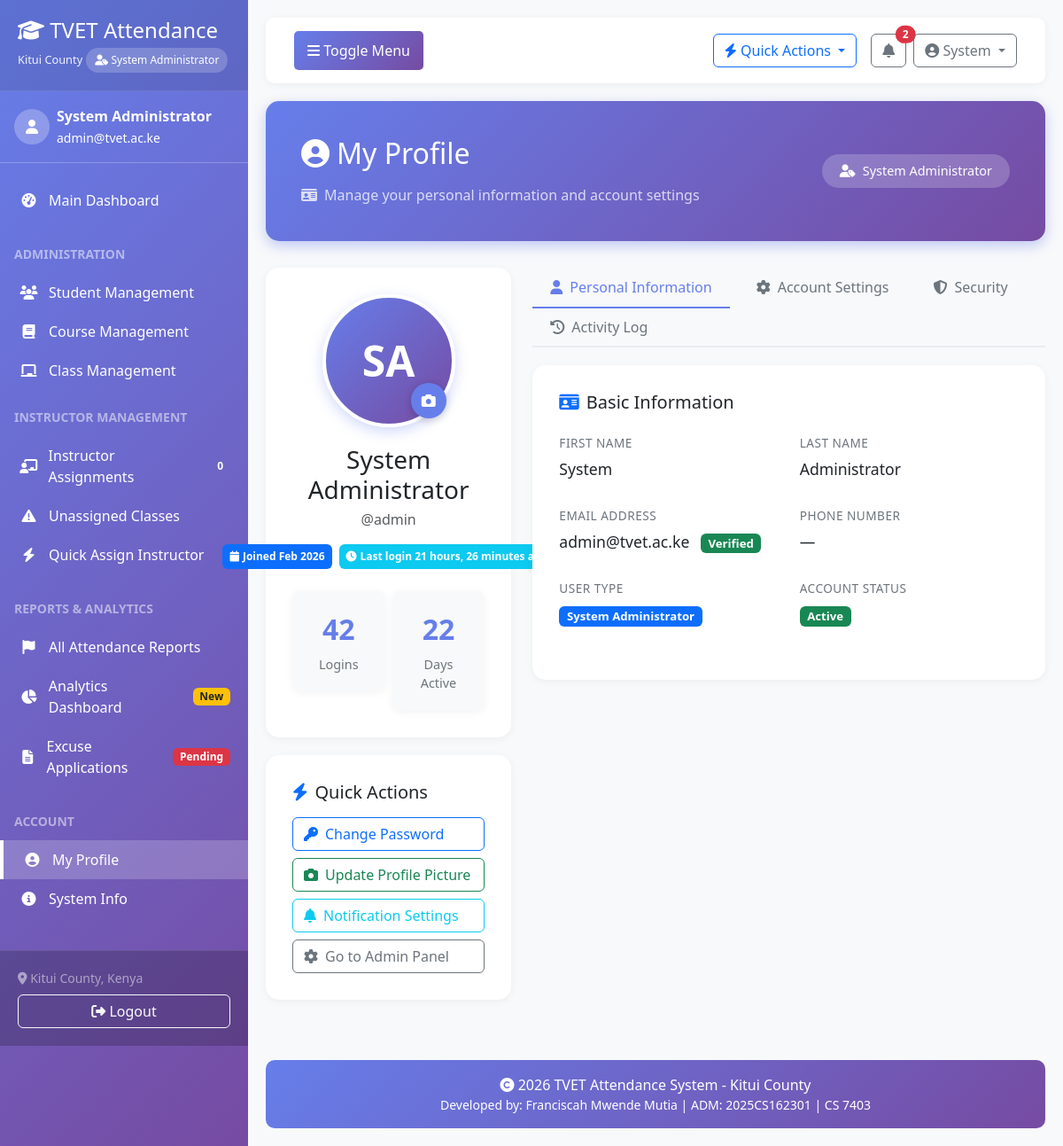
The page /accounts/profile/ (signed in) on the database as committed earlier.
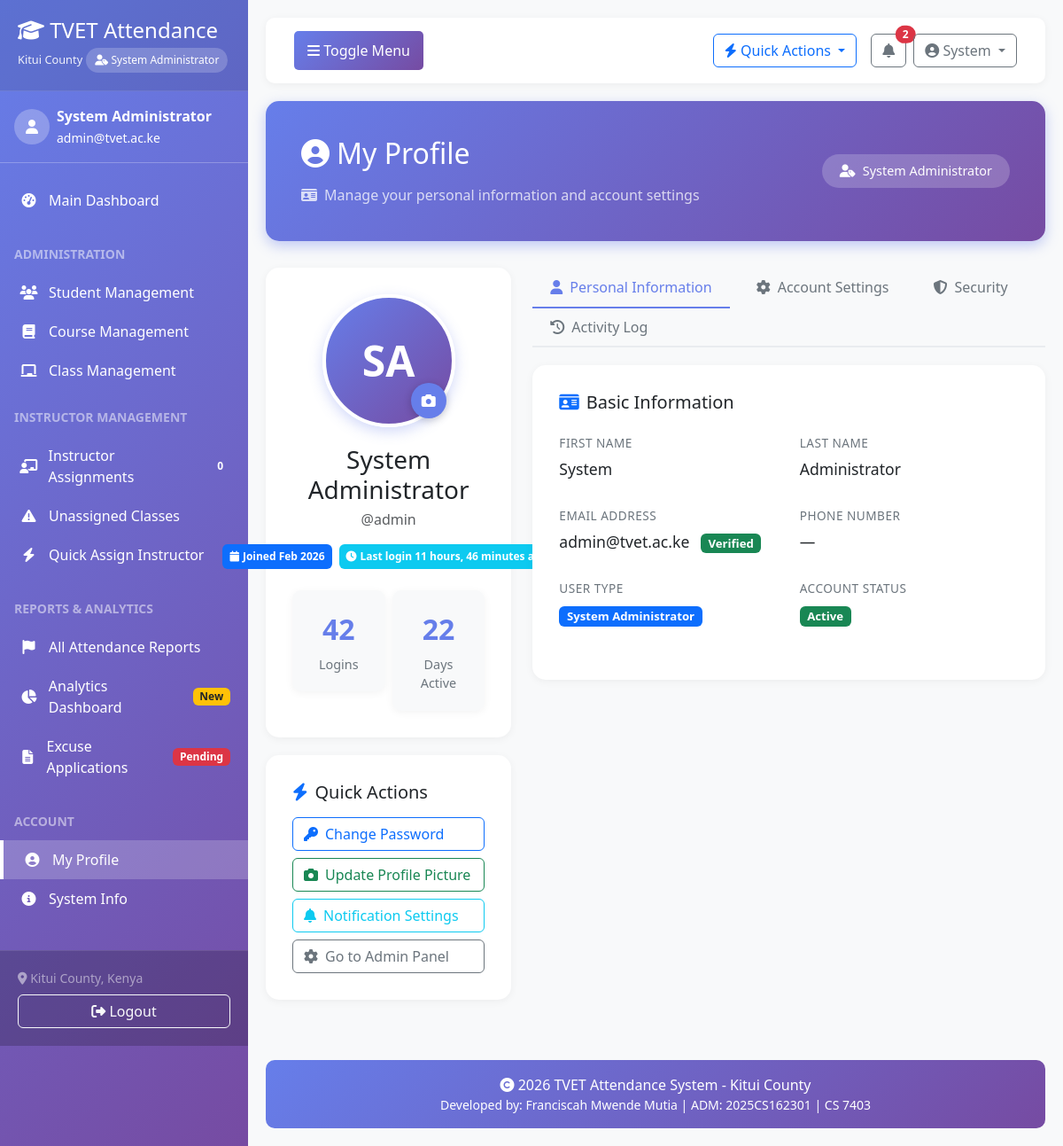
The same page on the database as committed later.
### accounts/models.py (models this page shows, shortened)
class User(AbstractUser):
    USER_TYPE_CHOICES = (
        ('admin', 'System Administrator'),
        ('instructor', 'Instructor/Lecturer'),
        ('student', 'Student'),
        ('registrar', 'Registrar'),
        ('hod', 'Head of Department'),
    )
    ACCOUNT_STATUS_CHOICES = (
        ('pending', 'Pending Approval'),
        ('approved', 'Approved'),
        ('rejected', 'Rejected'),
        ('suspended', 'Suspended'),
    )
    user_type = models.CharField(max_length=20, choices=USER_TYPE_CHOICES, default='student')
    phone_number = models.CharField(max_length=15, blank=True, null=True)
    profile_picture = models.ImageField(upload_to='profile_pics/', blank=True, null=True)
    department = models.CharField(max_length=100, blank=True, null=True)
    account_status = models.CharField(max_length=20, choices=ACCOUNT_STATUS_CHOICES, default='pending')
    approved_by = models.ForeignKey('self', on_delete=models.SET_NULL, null=True, blank=True, related_name='approved_users')
    approved_at = models.DateTimeField(null=True, blank=True)
    rejection_reason = models.TextField(blank=True, null=True)
    created_at = models.DateTimeField(auto_now_add=True)
    updated_at = models.DateTimeField(auto_now=True)
    def approve(self, admin_user):
        """Approve this user account"""
        self.account_status = 'approved'
        self.approved_by = admin_user
        self.approved_at = timezone.now()
        self.is_active = True
        self.save()
    class Meta:
        verbose_name = 'User'
        verbose_name_plural = 'Users'
        permissions = [
            ('approve_users', 'Can approve user accounts'),
            ('manage_users', 'Can manage all users'),
        ]

### accounts/views.py (the view)
# urls.py: path('profile/', views.profile_view, name='profile'),
@login_required
def profile_view(request):
    if request.method == 'POST':
        form = ProfileUpdateForm(request.POST, request.FILES, instance=request.user)
        if form.is_valid():
            form.save()
            messages.success(request, 'Your profile has been updated successfully!')
            return redirect('profile')
    else:
        form = ProfileUpdateForm(instance=request.user)
    context = {
        'form': form,
        'user': request.user,
    }
    return render(request, 'accounts/profile.html', context)

### templates/accounts/profile.html (shortened to what the changed rows need)
{% extends 'base.html' %}
{% load static %}
{% block content %}
<div class="profile-header">
    <div class="row align-items-center">
        <div class="col-md-8">
            <h1 class="h2 mb-3">
                <i class="fas fa-user-circle me-2"></i>My Profile
            </h1>
        </div>
        <div class="col-md-4 text-md-end">
            <span class="badge-role">
                <i class="fas fa-user-tag me-2"></i>{{ user.get_user_type_display|default:user.user_type|title }}
            </span>
        </div>
    </div>
</div>
<div class="row">
    <div class="col-md-4">
        <div class="profile-card text-center">
            <div class="profile-picture-container">
                {% if user.profile_picture %}
                    <img src="{{ user.profile_picture.url }}" alt="Profile" class="profile-picture">
                {% else %}
                    <div class="profile-picture-placeholder">
                        {{ user.first_name|first|upper }}{{ user.last_name|first|upper }}
                    </div>
                {% endif %}
                <a href="#" class="edit-profile-btn" data-bs-toggle="modal" data-bs-target="#uploadPictureModal">
                    <i class="fas fa-camera"></i>
                </a>
            </div>
            <h3 class="mb-1">{{ user.get_full_name }}</h3>
            <p class="text-muted mb-3">@{{ user.username }}</p>
            <div class="d-flex justify-content-center gap-2 mb-4">
                <span class="badge bg-primary p-2">
                    <i class="fas fa-calendar me-1"></i>Joined {{ user.date_joined|date:"M Y" }}
                </span>
                <span class="badge bg-info p-2">
                    <i class="fas fa-clock me-1"></i>Last login {{ user.last_login|timesince }} ago
                </span>
            </div>
            <div class="row g-2">
                <div class="col-6">
                </div>
                <div class="col-6">
                </div>
            </div>
        </div>
    </div>
    <div class="col-md-8">
        <div class="tab-content">
            <div class="tab-pane fade show active" id="personal">
                <div class="profile-card">
                    <div class="row">
                        <div class="col-md-6">
                            <div class="info-label">First Name</div>
                            <div class="info-value">{{ user.first_name|default:"—" }}</div>
                        </div>
                        <div class="col-md-6">
                            <div class="info-label">Last Name</div>
                            <div class="info-value">{{ user.last_name|default:"—" }}</div>
                        </div>
                    </div>
                    <div class="row">
                        <div class="col-md-6">
                            <div class="info-label">Email Address</div>
                            <div class="info-value">
                                {{ user.email|default:"—" }}
                                {% if user.email %}
                                    <span class="badge bg-success ms-2">Verified</span>
                                {% endif %}
                            </div>
                        </div>
                        <div class="col-md-6">
                            <div class="info-label">Phone Number</div>
                            <div class="info-value">{{ user.phone_number|default:"—" }}</div>
                        </div>
                    </div>
                    <div class="row">
                        <div class="col-md-6">
                            <div class="info-value">
                                <span class="badge bg-primary">{{ user.get_user_type_display|default:user.user_type|title }}</span>
                            </div>
                        </div>
                    </div>
                </div>
            </div>
        </div>
    </div>
</div>
{% endblock %}

### templates/base.html (shortened to what the changed rows need)
<!DOCTYPE html>
<html lang="en">
<head>
    <link href="https://cdn.jsdelivr.net/npm/bootstrap@5.3.0-alpha1/dist/css/bootstrap.min.css" rel="stylesheet">
    <link rel="stylesheet" href="https://cdnjs.cloudflare.com/ajax/libs/font-awesome/6.4.0/css/all.min.css">
    <link href="https://cdn.jsdelivr.net/npm/select2@4.1.0-rc.0/dist/css/select2.min.css" rel="stylesheet" />
    <link href="https://cdn.jsdelivr.net/npm/select2-bootstrap-5-theme@1.3.0/dist/select2-bootstrap-5-theme.min.css" rel="stylesheet" />
</head>
<body>
    <div id="wrapper">
        <nav id="sidebar">
            <div class="sidebar-header">
                <h3><i class="fas fa-graduation-cap"></i> TVET Attendance</h3>
                <small>Kitui County</small>
                {% if user.is_authenticated %}
                    <div class="role-badge">
                        <i class="fas fa-user-tag"></i>
                        {{ user.get_user_type_display|default:user.user_type|title }}
                    </div>
                {% endif %}
            </div>
            {% if user.is_authenticated %}
            <div class="px-3 py-3 border-bottom border-white border-opacity-25">
                <div class="d-flex align-items-center">
                    {% if user.profile_picture %}
                        <img src="{{ user.profile_picture.url }}" alt="Profile" class="rounded-circle me-2" width="40" height="40">
                    {% else %}
                        <div class="rounded-circle bg-white bg-opacity-25 d-flex align-items-center justify-content-center me-2" style="width: 40px; height: 40px;">
                            <i class="fas fa-user text-white"></i>
                        </div>
                    {% endif %}
                    <div>
                        <div class="fw-bold">{{ user.get_full_name|default:user.username }}</div>
                        <small>{{ user.email }}</small>
                    </div>
                </div>
            </div>
            <ul class="components list-unstyled">
                <li class="{% if request.resolver_match.url_name == 'dashboard' %}active{% endif %}">
                    <a href="{% url 'dashboard' %}">
                        <i class="fas fa-tachometer-alt"></i>
                        <span>Main Dashboard</span>
                    </a>
                </li>
                {% if user.user_type == 'admin' or user.user_type == 'registrar' or user.user_type == 'hod' or user.is_superuser %}
                <li class="mt-3 px-3">
                    <small class="text-uppercase text-white-50 fw-bold">Administration</small>
                </li>
                <li class="{% if 'students' in request.path %}active{% endif %}">
                    <a href="{% url 'students:list' %}">
                        <i class="fas fa-users"></i>
                        <span>Student Management</span>
                    </a>
                </li>
                <li class="{% if 'courses' in request.path and not 'classes' in request.path and not 'instructor-assignments' in request.path %}active{% endif %}">
                    <a href="{% url 'courses:list' %}">
                        <i class="fas fa-book"></i>
                        <span>Course Management</span>
                    </a>
                </li>
                <li class="{% if 'classes' in request.path and not 'instructor-assignments' in request.path %}active{% endif %}">
                    <a href="{% url 'courses:class_list' %}">
                        <i class="fas fa-chalkboard"></i>
                        <span>Class Management</span>
                    </a>
                </li>
                <li class="mt-2 px-3">
                    <small class="text-uppercase text-white-50 fw-bold">Instructor Management</small>
                </li>
                <li class="{% if 'instructor-assignments' in request.path %}active{% endif %}">
                    <a href="{% url 'courses:manage_instructor_assignments' %}">
                        <i class="fas fa-chalkboard-teacher"></i>
                        <span>Instructor Assignments</span>
                        <span class="badge bg-info" id="unassigned-count-badge">0</span>
                    </a>
                </li>
                <li>
                    <a href="{% url 'courses:class_list' %}?instructor__isnull=true">
                        <i class="fas fa-exclamation-triangle"></i>
                        <span>Unassigned Classes</span>
                    </a>
                </li>
                <li>
                    <a href="#" data-bs-toggle="modal" data-bs-target="#quickAssignModal">
                        <i class="fas fa-bolt"></i>
                        <span>Quick Assign Instructor</span>
                    </a>
                </li>
                <li class="mt-3 px-3">
                    <small class="text-uppercase text-white-50 fw-bold">Reports & Analytics</small>
                </li>
                <li>
                    <a href="{% url 'attendance:report' %}">
                        <i class="fas fa-flag"></i>
                        <span>All Attendance Reports</span>
                    </a>
                </li>
                <li>
                    <a href="{% url 'reports:dashboard' %}">
                        <i class="fas fa-chart-pie"></i>
                        <span>Analytics Dashboard</span>
                        <span class="badge bg-warning text-dark">New</span>
                    </a>
                </li>
                <li>
                    <a href="{% url 'attendance:excuse_list' %}">
                        <i class="fas fa-file-alt"></i>
                        <span>Excuse Applications</span>
                        <span class="badge bg-danger">Pending</span>
                    </a>
                </li>
                {% endif %}
                <li class="mt-3 px-3">
                    <small class="text-uppercase text-white-50 fw-bold">Account</small>
                </li>
                <li class="{% if 'profile' in request.path %}active{% endif %}">
                    <a href="{% url 'profile' %}">
                        <i class="fas fa-user-circle"></i>
                        <span>My Profile</span>
                    </a>
                </li>
                <li>
                    <a href="{% url 'dashboard' %}#system-info">
                        <i class="fas fa-info-circle"></i>
                        <span>System Info</span>
                    </a>
                </li>
            </ul>
            <div class="sidebar-footer">
                <div class="text-white-50 small mb-2">
                    <i class="fas fa-map-marker-alt"></i> Kitui County, Kenya
                </div>
                <form method="post" action="{% url 'logout' %}" class="d-inline">
                    <button type="submit" class="btn btn-outline-light w-100">
                        <i class="fas fa-sign-out-alt"></i> Logout
                    </button>
                </form>
            </div>
            {% endif %}
        </nav>
        <div id="content">
            <nav class="navbar navbar-expand-lg navbar-custom">
                <div class="container-fluid">
                    <div class="ms-auto d-flex align-items-center">
                        {% if user.is_authenticated %}
                            <div class="dropdown me-3">
                                <button class="btn btn-outline-primary dropdown-toggle" type="button" data-bs-toggle="dropdown">
                                    <i class="fas fa-bolt"></i> Quick Actions
                                </button>
                            </div>
                            <div class="dropdown me-2">
                                <button class="btn btn-outline-secondary position-relative" type="button" data-bs-toggle="dropdown">
                                    <i class="fas fa-bell"></i>
                                    <span class="position-absolute top-0 start-100 translate-middle badge rounded-pill bg-danger" id="notification-count">
                                    </span>
                                </button>
                            </div>
                            <div class="dropdown">
                                <button class="btn btn-outline-secondary dropdown-toggle" type="button" data-bs-toggle="dropdown">
                                    <i class="fas fa-user-circle"></i> {{ user.get_short_name }}
                                </button>
                            </div>
                        {% endif %}
                    </div>
                </div>
            </nav>
            {% block content %}{% endblock %}
        </div>
    </div>
</body>
</html>

Rows that differ between the two databases and show on the page:
changed User "System Administrator": last_login "21 hours, 26 minutes" → "11 hours, 46 minutes"
